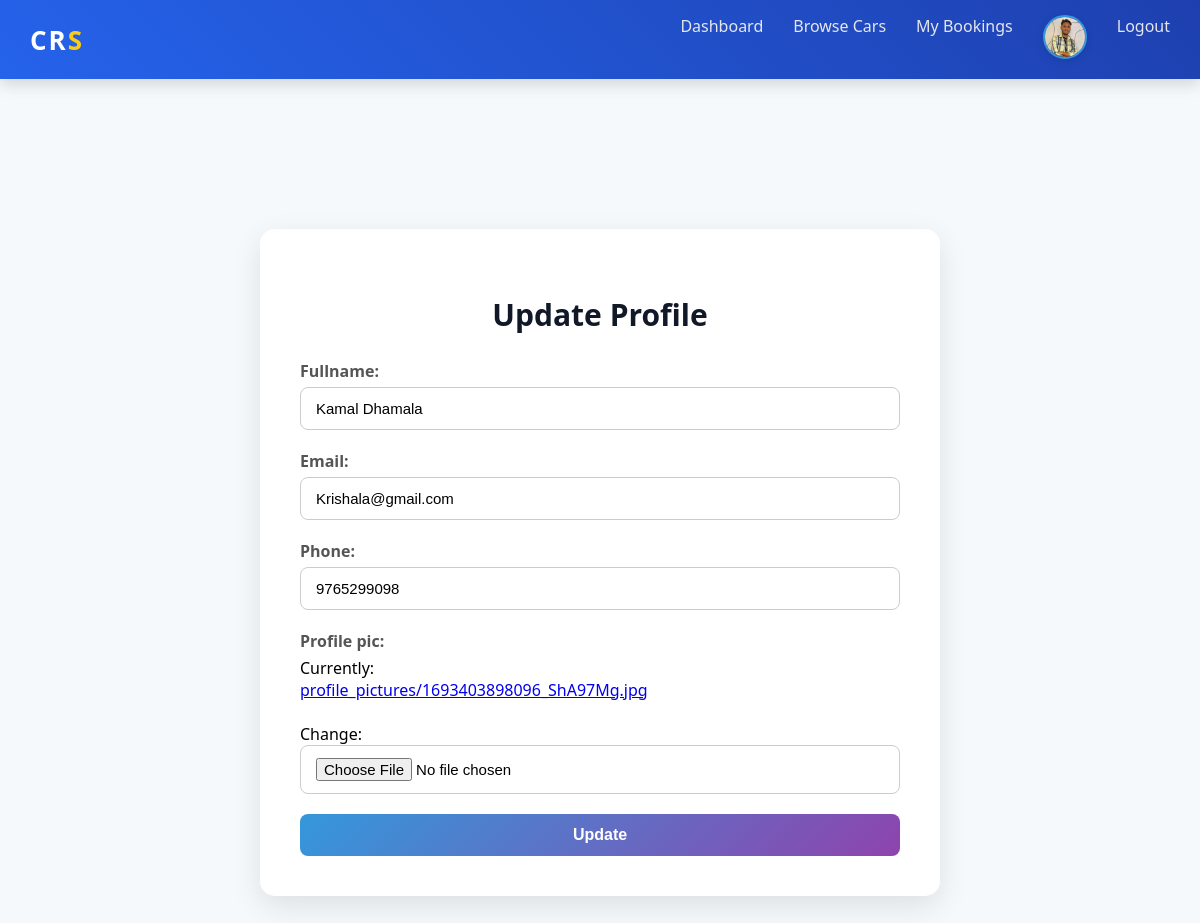
Page /profile/ (signed in) on the committed database.
### rental/models.py (models this page shows, shortened)
class CustomUser(AbstractBaseUser, PermissionsMixin):
    email = models.EmailField(unique=True)
    phone = models.CharField(max_length=15, unique=True, blank=True, null=True)
    fullname = models.CharField(max_length=255)
    profile_pic=models.ImageField(upload_to="profile_pictures/",default="profile_pictures/default.jpg")
    is_admin = models.BooleanField(default=False)
    is_staff = models.BooleanField(default=False)
    is_active = models.BooleanField(default=True)
    USERNAME_FIELD = "email"
    REQUIRED_FIELDS = ["fullname"]
    objects = CustomUserManager()

### rental/views.py (the view)
# urls.py: path('profile/',views.profile_view,name="profile")
@login_required
def profile_view(request):
    user = request.user
    if request.method == "POST":
        form = ProfileUpdateForm(request.POST, request.FILES, instance=user)
        if form.is_valid():
            form.save()
            messages.success(request, "Profile updated successfully!")
            return redirect("profile")
    else:
        form = ProfileUpdateForm(instance=user)
    return render(request, 'rental/profile.html', {'form': form, 'user': user})

### rental/forms.py
class ProfileUpdateForm(forms.ModelForm):
    class Meta:
        model = CustomUser
        fields = ['fullname', 'email', 'phone', 'profile_pic']

### rental/templates/rental/profile.html (shortened to what this page needs)
{% extends "rental/user_dashboard.html" %}
{% block content %}
<div class="container">
    <h2>Update Profile</h2>
    <form enctype="multipart/form-data" method="post">
        {{ form.as_p }}
        <button type="submit" class="btn">Update</button>
    </form>
</div>
{% endblock %}

### rental/templates/rental/user_dashboard.html (shortened to what this page needs)
<!DOCTYPE html>
<html lang="en">
<head>
    <link rel="stylesheet" href="https://cdnjs.cloudflare.com/ajax/libs/font-awesome/6.5.0/css/all.min.css">
</head>
<body>
<nav class="navbar">
    <div class="logo">CR<span>S</span></div>
    <ul>
        <li><a href="{% url 'user_dashboard' %}">Dashboard</a></li>
        <li><a href="{% url 'car_list' %}">Browse Cars</a></li>
        <li><a href="{% url 'my_bookings' %}">My Bookings</a></li>
        <li>
            <a href="{% url 'profile' %}">
                <img src="{% if request.user.profile_pic %}{{ request.user.profile_pic.url }}{% else %}/static/images/default-profile.png{% endif %}" alt="Profile" class="profile-img" />
            </a>
        </li>
        <li><a href="{% url 'user_logout' %}">Logout</a></li>
    </ul>
</nav>
<div class="main-content">
    {% block content %}{% endblock %}
</div>
</body>
</html>

### rental/templates/rental/user_dashboard.html (style rules this page uses)
:root { --primary: #1e3a8a; --secondary: #facc15; --light-bg: #f3f4f6; --dark: #111827; }
body { margin: 0; font-family: 'Roboto', sans-serif; background-color: var(--light-bg); }
.navbar { background: linear-gradient(45deg, #2563eb, #1e40af); padding: 15px 30px; display: flex; justify-content: space-between; align-items: center; position: sticky; top: 0; z-index: 100; box-shadow: 0 5px 15px rgba(0, 0, 0, 0.15); animation: slideDown 0.6s ease; }
.logo { font-size: 26px; font-weight: bold; color: white; letter-spacing: 2px; }
.logo span { color: var(--secondary); }
.navbar ul { display: flex; list-style: none; margin: 0; padding: 0; }
.navbar ul li { margin-left: 30px; position: relative; }
.navbar ul li a { color: #e5e7eb; text-decoration: none; font-size: 16px; transition: all 0.3s ease; }
.profile-img { width: 38px; height: 38px; border-radius: 50%; object-fit: cover; border: 2px solid var(--secondary); transition: 0.3s; }
.main-content { max-width: 1200px; margin: 80px auto; padding: 20px 40px; }
.main-content h2 { text-align: center; font-size: 30px; color: var(--dark); margin-bottom: 25px; }

### rental/templates/rental/profile.html (style rules this page uses)
body { background: #f6f9fc; font-family: 'Segoe UI', Tahoma, Geneva, Verdana, sans-serif; }
.container { max-width: 600px; margin: 50px auto; padding: 40px; background: #ffffff; border-radius: 15px; box-shadow: 0 10px 30px rgba(0, 0, 0, 0.1); animation: slideIn 1s ease forwards; opacity: 0; transform: translateY(20px); }
h2 { text-align: center; color: #333; margin-bottom: 30px; font-size: 28px; }
form p { margin-bottom: 20px; display: flex; flex-direction: column; }
label { font-weight: 600; margin-bottom: 5px; color: #555; }
input[type="text"], input[type="email"], input[type="password"], input[type="file"], select, textarea { padding: 12px 15px; border: 1px solid #ccc; border-radius: 8px; font-size: 15px; transition: all 0.3s ease; }
.btn { display: block; width: 100%; padding: 12px; background: linear-gradient(135deg, #3498db, #8e44ad); color: white; font-weight: bold; font-size: 16px; border: none; border-radius: 8px; cursor: pointer; transition: background 0.3s ease; }
.profile-img { width: 40px; height: 40px; border-radius: 50%; object-fit: cover; border: 2px solid #3498db; transition: transform 0.3s ease, box-shadow 0.3s ease; box-shadow: 0 2px 8px rgba(0, 0, 0, 0.1); }

### rows in the picture
CustomUser: profile_pic (picture), fullname "Kamal Dhamala", email "Krishala@gmail.com", phone "9765299098"
